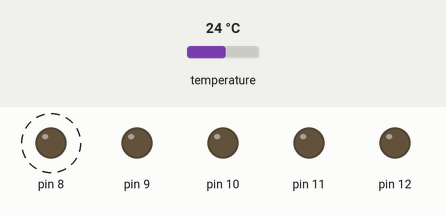
Recording of a sketch running on a simulated Arduino Uno, built with avr-gcc and run on an emulated ATmega328P. Parts: output pins drawn as LEDs (lit = HIGH). Dashed ring = blinking. The inputs (shaded band) are chosen by the test bench; at power-on: temperature 24 °C. The local clock reads 2024-03-15 10:24:30 at power-on unless the sketch sets it; what the sketch prints to the serial monitor is not drawn.

Above: at 0.3 s.
Timing chart, 0 to 3.0 s (numbered marks = the images above):
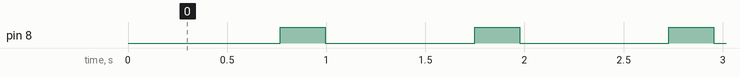

Measured:
- by itself, pin 8: alternates HIGH for 0.23 s and LOW for 0.75 s

The sketch:

sample_1wire_tree_rtc.ino
```cpp
#include <OneWire.h>
#include <DallasTemperature.h>
#include <Time.h>
#include <Wire.h>
#include <DS3232RTC.h>  // a basic DS3232 library that returns time as a time_t

#define ONE_WIRE_BUS 2 // Data wire is plugged into pin 2 on the Arduino

OneWire oneWire(ONE_WIRE_BUS); // Setup a oneWire instance to communicate with any OneWire devices (not just Maxim/Dallas temperature ICs)
DallasTemperature sensors(&oneWire); // Pass our oneWire reference to Dallas Temperature.

int deviceCount; //this is for a device count

void setup(void) //needed to start with arduino startup
{
  Serial.begin(57600); // start serial port
  sensors.begin(); // Start up the library
  setSyncProvider(RTC.get);   // the function to get the time from the RTC
  for (int ii = 8; ii < 13; ii++) { pinMode(ii, OUTPUT); } // initialize the digital pin as an output.
}

char* batoh(uint8_t deviceAddress[]) { //function to get the address in a user readable format
  char* buf_str = (char*) malloc(2*8 + 1);
  char* buf_ptr = buf_str;
  for (uint8_t i = 0; i < 8; i++) {
    buf_ptr += sprintf(buf_ptr, "%02X", deviceAddress[i]);
  }
  *(buf_ptr) = '\0';
  return buf_str;
}

void log_temperature(){
  deviceCount = sensors.getDeviceCount(); //get a count all all ds18b20s
  uint8_t addr[8]; //setup to store the address of the sensor
  sensors.requestTemperatures(); // Send the command to get temperatures
  time_t t = now()-SECS_YR_2000; //get the current time
  for (int i = 0; i < deviceCount; i++) //cycle through each of the sensors
  {
    digitalWrite(i+8,HIGH);
    Serial.print(t);
    Serial.print(",");
    sensors.getAddress(addr,i);
    char* ad = batoh(addr);
    Serial.print(ad);
    free(ad);
    Serial.print(",");
    Serial.print(sensors.getTempC(addr));
    Serial.print("\n");
    delay(200);
    digitalWrite(i+8,LOW);
  }
}

void loop(void)
{
  Serial.println("BEGIN TEMPERATURE");
  log_temperature();
  Serial.println("  END TEMPERATURE");
  Serial.println("BEGIN HUMIDITY");
  Serial.println("  END HUMIDITY");
  //for (int ii = 8; ii < 13; ii++) { digitalWrite(ii,LOW); } // initialize the digital pin as an output.
}
```
